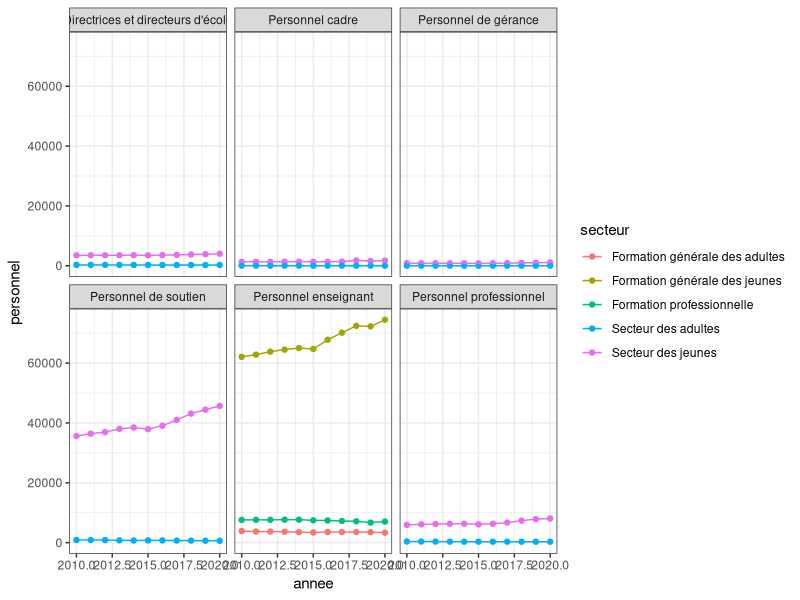

Write R code to recreate this figure.
library(dplyr) # pour manipuler les données (filter les lignes, mutater et sélectionner les colonnes, etc)
library(readr) # pour importer le csv en mémoire
library(ggplot2) # pour créer des graphiques

ETP_par_CSS <- readr:::read_csv("data/ETP_par_CSS.csv")

ETP_par_CSS %>% 
  dplyr::filter(secteur != "Total") %>%   # on garde seulement les lignes où secteur n'est pas égal à "Total"
  ggplot(  # on commence un graphique
    data = .,   # on va utiliser les données qu'on vient de pousser
    aes(x= annee, y = personnel, color = secteur)) +  # 'on veut l'esthétique suivante:
   # année en x,  personnel en y, secteur en couleur
  facet_wrap(~ categorie)  +   # 
  geom_point() +   # on veut un point pour chaque observation
  geom_line() +  # on veut des lignes  qui relient les points de chaque couleur
  theme_bw() # on veut  le theme black & white, moins laid que le thème par défaut
